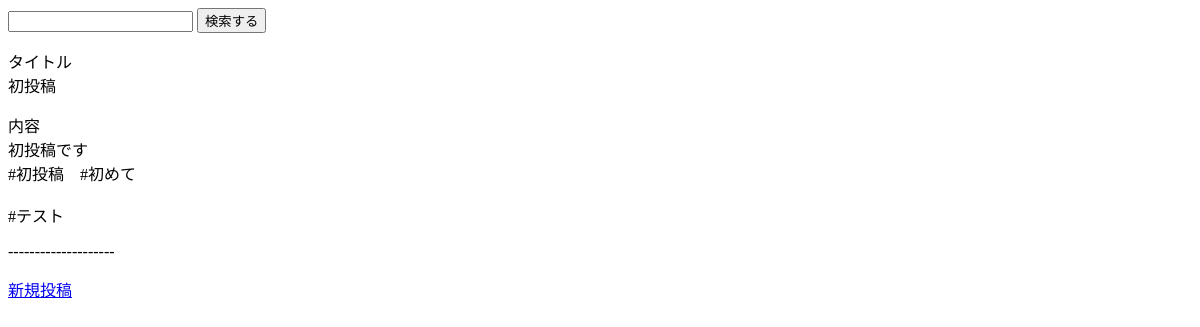
Before: / with the older database file.
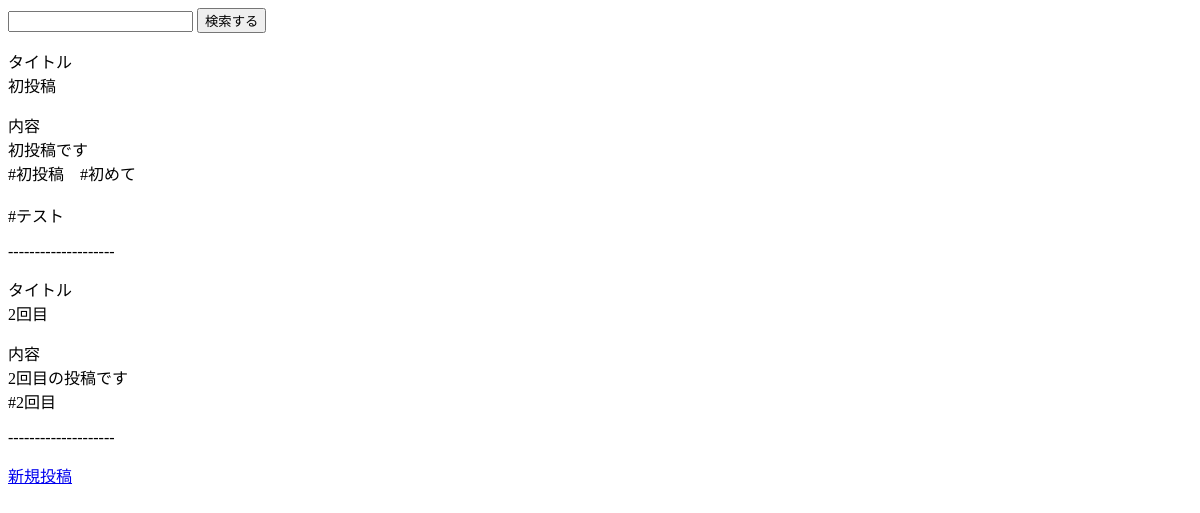
After: the same page with the newer database file.
### post/models.py (models this page shows, shortened)
class Post(models.Model):
    title = models.CharField(max_length=20)
    text = models.CharField(max_length=200)
    tag = models.ManyToManyField(Tag)

### post/views.py (the view)
# urls.py: path('', ListClass.as_view(), name='list'),
class ListClass(ListView):
    template_name = 'list.html'
    model = Post
    def get_queryset(self):
        tag = self.request.GET.get('tag')
        if tag:
            post_list = Post.objects.filter(
                tag__name__icontains=tag)
        else:
            post_list = Post.objects.all()
        return post_list

### templates/list.html
<div class="container">
  <form action="" method="get">
    <input name="tag" value="{{ request.GET.tag }}" type="text" />
    <button type="submit">検索する</button>
  </form>
  {% for post in object_list %}
  <div class="post">
    <p>タイトル<br />{{ post.title }}</p>
    <p>内容<br />{{ post.text|linebreaksbr }}</p>
    <p>--------------------</p>
  </div>
  {% endfor %}
  <div class="form">
    <a href="{% url 'form' %}">新規投稿</a>
  </div>
</div>

Changed rows visible on the page:
added Post: title "2回目", text "2回目の投稿です #2回目"
